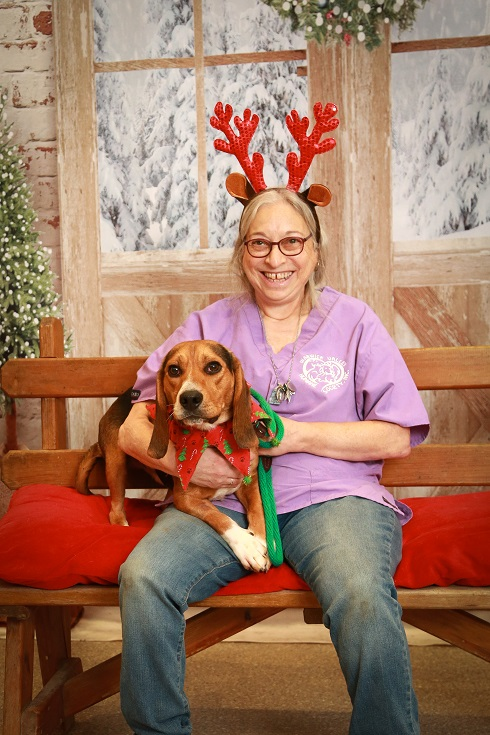
#> input picture data/image1.jpg, 490 x 735 px
$ python -i object_counting.py   (imports and definitions only)
#> lines starting #> are read from the running program, lines starting #| are printed output that depends on the picture; after the words box and inside, x2 and y2 are one past the last pixel; in counts of white or black regions, pixels touching at a corner belong together
#> further down, picture is the input picture: shape (735, 490, 3); mean B, G, R 101.4, 121.1, 161.1
import cv2

def count_objects(image):
    gray_image = cv2.cvtColor(image, cv2.COLOR_BGR2GRAY)
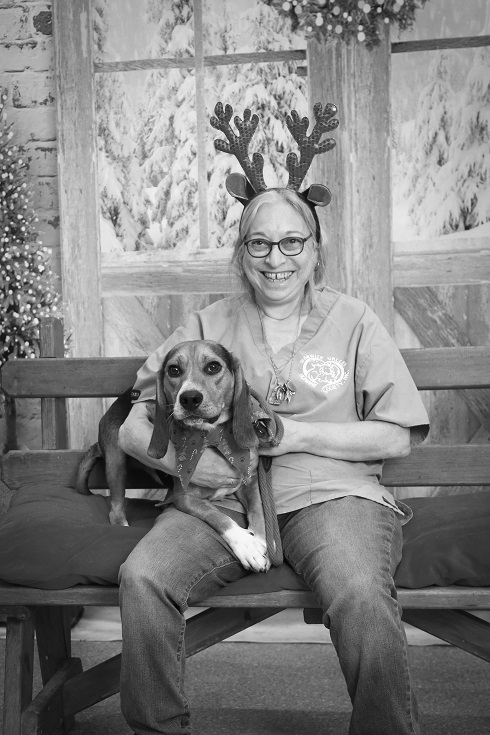
#> gray_image: shape (735, 490); min 0, max 254, mean 130.8
    _, binary_image = cv2.threshold(gray_image, 127, 255, cv2.THRESH_BINARY)
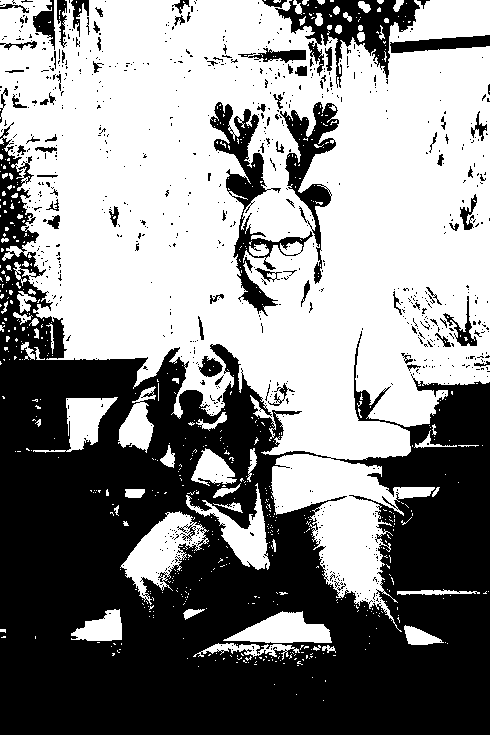
#> binary_image: shape (735, 490); 54.1% white; 833 black regions (759 under 20 px)
    contours, _ = cv2.findContours(binary_image, cv2.RETR_EXTERNAL, cv2.CHAIN_APPROX_SIMPLE)
#> contours = 557 contours, 519 with area under 20; largest, box (x1, y1, x2, y2) and area: (0, 0, 490, 632) 188098, (120, 511, 209, 605) 3362, (186, 483, 270, 570) 1970, (223, 611, 332, 643) 1956, (33, 397, 118, 453) 1610
    return len(contours), contours

>>> import cv2
>>> picture = cv2.imread('../data/image1.jpg')
>>> result = count_objects(picture)
